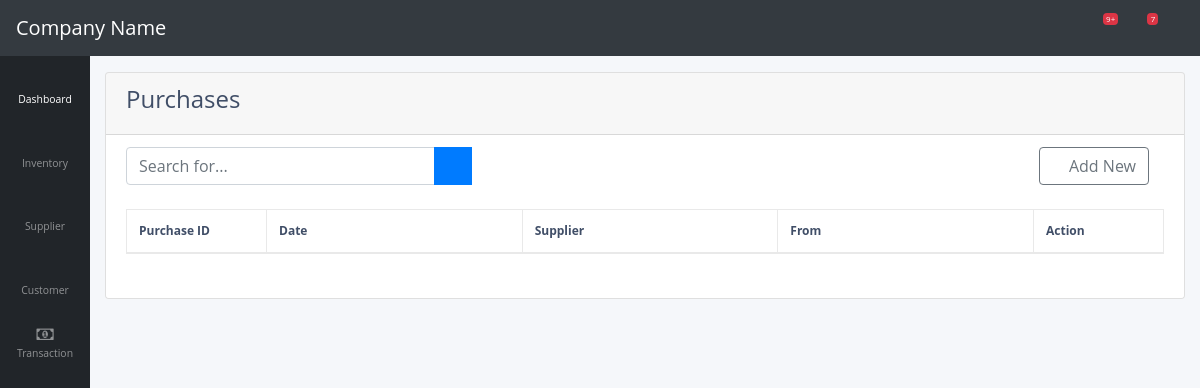
Before: /transaction/purchase/ with the older database file.
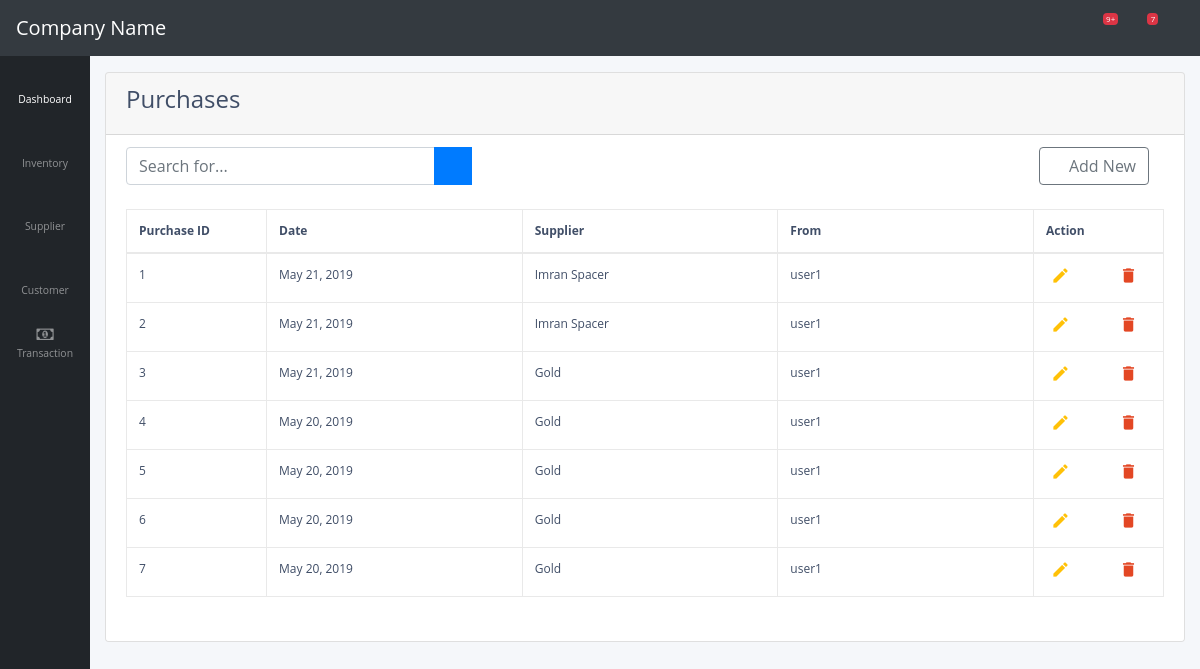
After: the same page with the newer database file.
### transaction/models.py (models this page shows)
class PurchaseHeader(models.Model):
    purchase_no = models.CharField(max_length = 100, unique = True)
    date = models.DateField(default = datetime.date.today)
    footer_description = models.TextField()
    payment_method = models.CharField(max_length = 100)
    cartage_amount = models.DecimalField(max_digits = 8, decimal_places = 2)
    additional_tax = models.DecimalField(max_digits = 8, decimal_places = 2)
    withholding_tax = models.DecimalField(max_digits = 8, decimal_places = 2)
    account_id = models.ForeignKey(ChartOfAccount, models.SET_NULL,blank=True,null=True,)

class ChartOfAccount(models.Model):
    account_title = models.CharField(max_length = 100, unique = True)
    account_type = models.CharField(max_length = 100)
    opening_balance = models.DecimalField(max_digits = 8, decimal_places = 2)
    phone_no = models.CharField(max_length = 100)
    email_address = models.CharField(max_length = 100)
    ntn = models.CharField(max_length = 100)
    Address = models.CharField(max_length = 200)
    remarks = models.CharField(max_length = 100)

### transaction/views.py (the view)
# urls.py: path('purchase/', views.purchase, name = 'purchase'),
def purchase(request):
    all_purchases = PurchaseHeader.objects.all()
    return render(request, 'transaction/purchase.html',{'all_purchases': all_purchases})

### transaction/templates/transaction/purchase.html
{% extends "supplier/base.html" %}
{% load crispy_forms_tags %}
{% block body %}
<div class="card" style="width: 100%;">
<div class="card-header">
  <h4>Purchases</h4>
</div>
<ul class="list-group list-group-flush">
  <li class="list-group-item">
    <div class="input-group">
      <input type="text" class="form-control col-md-4" placeholder="Search for..." aria-label="Search" aria-describedby="basic-addon2">
      <div class="input-group-append">
        <button class="btn btn-primary" type="button">
          <i class="fas fa-search"></i>
        </button>
      </div>
      <div class="col-md-8">
        <a role="button" href="{% url 'new-purchase' %}" style="float:right;" class="btn btn-outline-secondary" name="button"><i class="fas fa-plus"></i> Add New</a>
      </div>
    </div>
    <br>
    <div class="table table-responsive content-loader">
      <table class="table table-bordered" id="dataTable">
          <thead>
              <tr>
                  <th width="140px">Purchase ID</th>
                  <th >Date</th>
                  <th >Supplier</th>
                  <th >From</th>
                  <th width="400px">Action</th>
              </tr>
          </thead>
          <tbody>
            {% for value in all_purchases reversed %}
            <tr>
                <td>{{ forloop.counter }}</td>
                <td>{{ value.date }}</td>
                <td>{{ value.account_id.account_title }}</td>
                <td>user1</td>
                <td><a class="edit_list" href="" data-toggle=""><i class="material-icons">&#xE254;</i></a><a href="{% url 'new-purchase-return' pk=value.id %}" data-toggle=""><i class="fas fa-undo"></i></a><a class="delete_purchase"  data-toggle="tooltip"><i class="material-icons">&#xE872;</i></a></td>
            </tr>
            {% endfor %}
          </tbody>
      </table>
    </div>
  </li>
</ul>
</div>
{% endblock body %}

### supplier/templates/supplier/base.html (shortened to what this page needs)
<!DOCTYPE html>
{% load static %}
<html lang="en">
<head>
  <link href="{% static 'supplier/vendor/fontawesome-free/css/all.min.css' %}" rel="stylesheet" type="text/css">
  <link rel="stylesheet" href="https://maxcdn.bootstrapcdn.com/font-awesome/4.7.0/css/font-awesome.min.css">
  <link href="{% static 'supplier/css/sb-admin.css' %}" rel="stylesheet">
  <link href="{% static 'supplier/css/table.css' %}" rel="stylesheet">
</head>
<body id="page-top" class="sidebar-toggled">
  <nav class="navbar navbar-expand navbar-dark bg-dark static-top">
    <a class="navbar-brand mr-1" href="{% url 'home' %}">Company Name</a>
    <button class="btn btn-link btn-sm text-white order-1 order-sm-0" id="sidebarToggle" href="#">
      <i class="fas fa-bars"></i>
    </button>
    <ul class="navbar-nav ml-auto ml-md-0">
      <li class="nav-item dropdown no-arrow mx-1">
        <a class="nav-link dropdown-toggle" href="#" id="alertsDropdown" role="button" data-toggle="dropdown" aria-haspopup="true" aria-expanded="false">
          <i class="fas fa-bell fa-fw"></i>
          <span class="badge badge-danger">9+</span>
        </a>
      </li>
      <li class="nav-item dropdown no-arrow mx-1">
        <a class="nav-link dropdown-toggle" href="#" id="messagesDropdown" role="button" data-toggle="dropdown" aria-haspopup="true" aria-expanded="false">
          <i class="fas fa-envelope fa-fw"></i>
          <span class="badge badge-danger">7</span>
        </a>
      </li>
      <li class="nav-item dropdown no-arrow">
        <a class="nav-link dropdown-toggle" href="#" id="userDropdown" role="button" data-toggle="dropdown" aria-haspopup="true" aria-expanded="false">
          <i class="fas fa-user-circle fa-fw"></i>
        </a>
      </li>
    </ul>
  </nav>
  <div id="wrapper">
    <ul class="sidebar navbar-nav toggled">
      <li class="nav-item active">
        <a class="nav-link" href="{% url 'home' %}">
          <i class="fas fa-fw fa-tachometer-alt"></i>
          <span>Dashboard</span>
        </a>
      </li>
      <li class="nav-item dropdown">
        <a class="nav-link dropdown-toggle" href="#" id="pagesDropdown" role="button" data-toggle="dropdown" aria-haspopup="true" aria-expanded="false">
          <i class="fas fa-archive"></i>
          <span>Inventory</span>
        </a>
      </li>
      <li class="nav-item dropdown">
        <a class="nav-link dropdown-toggle" href="#" id="pagesDropdown" role="button" data-toggle="dropdown" aria-haspopup="true" aria-expanded="false">
          <i class="fas fa-industry"></i>
          <span>Supplier</span>
        </a>
      </li>
      <li class="nav-item dropdown">
        <a class="nav-link dropdown-toggle" href="#" id="pagesDropdown" role="button" data-toggle="dropdown" aria-haspopup="true" aria-expanded="false">
          <i class="fas fa-users"></i>
          <span>Customer</span>
        </a>
      </li>
      <li class="nav-item dropdown">
        <a class="nav-link dropdown-toggle" href="#" id="pagesDropdown" role="button" data-toggle="dropdown" aria-haspopup="true" aria-expanded="false">
          <i class="fa fa-money" aria-hidden="true"></i>
          <span>Transaction</span>
        </a>
      </li>
    </ul>
    <div id="content-wrapper">
      <div class="container-fluid">
        {% block body %}
        {% endblock body %}
      </div>
    </div>
  </div>
</body>
</html>

### supplier/static/supplier/css/table.css (style rules this page uses)
body { color: #404E67; background: #F5F7FA; font-family: 'Open Sans', sans-serif; }
table.table { table-layout: fixed; }
table.table tr th, table.table tr td { border-color: #e9e9e9; }
table.table th:last-child { width: 130px; }
table.table td a { cursor: pointer; display: inline-block; margin: 0 5px; min-width: 24px; }
table.table td a.edit_list { color: #FFC107; }
table.table td i { font-size: 19px; }
table.table thead tr th { white-space: nowrap; overflow: hidden; font-size: 14px; }
table.table tbody tr td { white-space: nowrap; overflow: hidden; text-overflow:ellipsis; font-size: 12px; }
table.table thead tr th { font-size:12px; }
#t_table, th, td { border: 1px solid; }
#dataTable.table td a.delete_purchase { color:#E34724; }

Changed rows visible on the page:
added PurchaseHeader: date "May 21, 2019", account_id.account_title "Imran Spacer"
added PurchaseHeader: date "May 21, 2019", account_id.account_title "Imran Spacer"
added PurchaseHeader: date "May 21, 2019", account_id.account_title "Gold"
added PurchaseHeader: date "May 20, 2019", account_id.account_title "Gold"
added PurchaseHeader: date "May 20, 2019", account_id.account_title "Gold"
added PurchaseHeader: date "May 20, 2019", account_id.account_title "Gold"
added PurchaseHeader: date "May 20, 2019", account_id.account_title "Gold"
